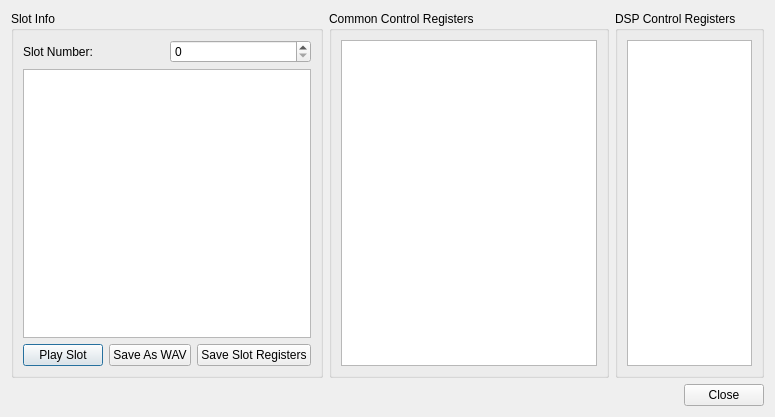
<?xml version="1.0" encoding="UTF-8"?>
<ui version="4.0">
 <class>UIDebugSCSP</class>
 <widget class="QDialog" name="UIDebugSCSPDSP">
  <property name="geometry">
   <rect>
    <x>0</x>
    <y>0</y>
    <width>766</width>
    <height>417</height>
   </rect>
  </property>
  <property name="windowTitle">
   <string>Debug SCSP</string>
  </property>
  <layout class="QVBoxLayout" name="verticalLayout_12">
   <item>
    <layout class="QHBoxLayout" name="horizontalLayout_6">
     <item>
      <widget class="QGroupBox" name="gbSlotInfo">
       <property name="title">
        <string>Slot Info</string>
       </property>
       <layout class="QVBoxLayout" name="verticalLayout">
        <item>
         <layout class="QHBoxLayout" name="horizontalLayout">
          <item>
           <widget class="QLabel" name="label">
            <property name="text">
             <string>Slot Number:</string>
            </property>
           </widget>
          </item>
          <item>
           <widget class="QSpinBox" name="sbSlotNumber"/>
          </item>
         </layout>
        </item>
        <item>
         <widget class="QPlainTextEdit" name="pteSlotInfo">
          <property name="readOnly">
           <bool>true</bool>
          </property>
         </widget>
        </item>
        <item>
         <layout class="QHBoxLayout" name="horizontalLayout_3">
          <item>
           <widget class="QPushButton" name="pbPlaySlot">
            <property name="text">
             <string>Play Slot</string>
            </property>
           </widget>
          </item>
          <item>
           <widget class="QPushButton" name="pbSaveAsWav">
            <property name="text">
             <string>Save As WAV</string>
            </property>
           </widget>
          </item>
          <item>
           <widget class="QPushButton" name="pbSaveSlotRegisters">
            <property name="text">
             <string>Save Slot Registers</string>
            </property>
           </widget>
          </item>
         </layout>
        </item>
       </layout>
      </widget>
     </item>
     <item>
      <widget class="QGroupBox" name="gbCommonControlRegisters">
       <property name="title">
        <string>Common Control Registers</string>
       </property>
       <layout class="QVBoxLayout" name="verticalLayout_11">
        <item>
         <widget class="QPlainTextEdit" name="pteCommonControlRegisters">
          <property name="sizePolicy">
           <sizepolicy hsizetype="MinimumExpanding" vsizetype="Expanding">
            <horstretch>0</horstretch>
            <verstretch>0</verstretch>
           </sizepolicy>
          </property>
          <property name="readOnly">
           <bool>true</bool>
          </property>
         </widget>
        </item>
       </layout>
      </widget>
     </item>
     <item>
      <layout class="QVBoxLayout" name="verticalLayout_9">
       <item>
        <widget class="QGroupBox" name="gbDSPControlRegisters">
         <property name="sizePolicy">
          <sizepolicy hsizetype="Preferred" vsizetype="Preferred">
           <horstretch>0</horstretch>
           <verstretch>0</verstretch>
          </sizepolicy>
         </property>
         <property name="title">
          <string>DSP Control Registers</string>
         </property>
         <layout class="QVBoxLayout" name="verticalLayout_5">
          <item>
           <layout class="QHBoxLayout" name="horizontalLayout_2">
            <item>
             <widget class="QListWidget" name="pteDSPControlRegisters"/>
            </item>
           </layout>
          </item>
         </layout>
        </widget>
       </item>
      </layout>
     </item>
    </layout>
   </item>
   <item>
    <layout class="QHBoxLayout" name="horizontalLayout_7">
     <item>
      <widget class="QDialogButtonBox" name="dbbButtons">
       <property name="standardButtons">
        <set>QDialogButtonBox::Close</set>
       </property>
      </widget>
     </item>
    </layout>
   </item>
  </layout>
 </widget>
 <resources/>
 <connections>
  <connection>
   <sender>dbbButtons</sender>
   <signal>rejected()</signal>
   <receiver>UIDebugSCSP</receiver>
   <slot>reject()</slot>
   <hints>
    <hint type="sourcelabel">
     <x>347</x>
     <y>321</y>
    </hint>
    <hint type="destinationlabel">
     <x>335</x>
     <y>376</y>
    </hint>
   </hints>
  </connection>
 </connections>
</ui>
